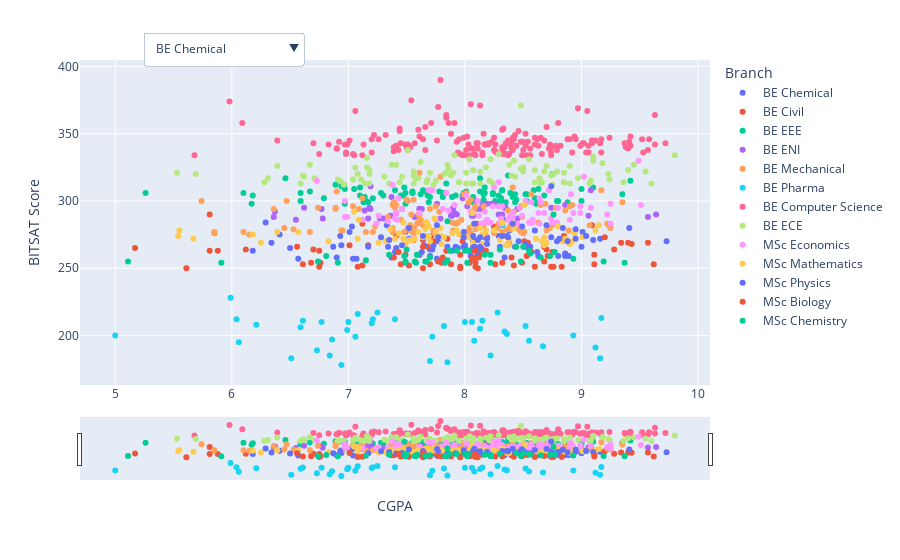

Notebook code for this chart:
### Code cell
# Scatter plot for CGPA vs BITSAT Score
fig = px.scatter(scatter_df, x="CGPA", y="BITSAT Score", color="Branch", hover_data=['Name'])

# Add range slider to the scatter plot, slider on X-axis. Dont display plot points on the slider
fig.update_layout(
    xaxis=dict(
        rangeslider=dict(
            visible=True
        ),
        type="linear",
    )
)


# get list of buttons for each branch
buttons = []
for branch in scatter_df['Branch'].unique():
    visible = [branch == b for b in scatter_df['Branch']]
    button = dict(
        label=branch,
        method="update",
        args=[{"visible": visible}, {"title": f"BITSAT Score vs CGPA for {branch}"}]
    )
    buttons.append(button)
# Add dropdown menu
fig.update_layout(
    updatemenus=[
        dict(
            buttons=buttons,
            direction="down",
            pad={"r": 5, "t": 5},
            showactive=True,
            x=0.1,
            xanchor="left",
            y=1.1,
            yanchor="top"
        ),
    ]
)

fig.show()

### Figure 1 — Plotly figure (JSON) as saved in the notebook; plotly's stock layout.template omitted (floating-point values rounded to 4 significant figures; data arrays with more than 128 entries replaced by an {"elided": "..."} marker saying what was removed)
{"data": [{"customdata": [["RAHUL PRABHAKAR"], ["VARUN HEMANT KUMAR PATEL"], ["HARSH SHARMA"], ["PRANAV ROY"], ["CHENNA SHREE PRIYA"], ["KUMAR SOURABH"], ["SARTHAK GUPTA"], ["HARDIK HURKAT"], ["GOURI KARTHIK GEMBALI"], ["GURBAAN SINGH SABARWAL"], ["RISHIT AGARWAL"], ["GEDDAVALASA JITENDRA"], ["V ABHISHEK"], ["ARYANSH RAJ SAXENA"], ["TAVISHI"], ["LAHAREE GHOSH"], ["BANDI SOWMYA"], ["ALLAM VENKATA SAI SURYA"], ["JHA DEEPTANK VINODKUMAR"], ["NAMAN BUNG"], ["RITIK JAIN LODHA"], ["ADITYA TYAGI"], ["SHUBHANSHU GUPTA"], ["RAVI SWAMI ADITYA RAVI"], ["AMBADKAR ADITYA PRASHANT"], ["AASTHA GANDHI"], ["NISHAD DINESH MAHAJAN"], ["VORA DIVYA HEMALBHAI"], ["HARSH VASHISTHA"], ["SHAGUN MISHRA"], ["SHIVANG YADAV"], ["ANKIT ASAWA"], ["RAJATH RAJESH"], ["SRISHTI ARYA"], ["UTKARSH UPADHYAY"], ["KARANSINGH BISHT"], ["RAKSHIT KAKANI"], ["VIJAY BHARATH A"], ["MIHIR SUNIL DABADGHAO"], ["BHAVI JAROLI"], ["ADVAITA ARYAN JHA"], ["MOHIT MALLICK"], ["NITIN V P"], ["DEVANSHI SINGH"], ["MEDICHARLA V K RAJEEV SRIKAR"], ["JENIL R AGRAWAL"], ["KEDIA ANANT GAURAV"], ["ANIRUDH PAREKH"], ["TANAY NAGAR"], ["ABHINAND J PAI"], ["ANUSHA AGARWAL"], ["ABHISHEK MUKHERJEE"]], "hovertemplate": "Branch=BE Chemical<br>CGPA=%{x}<br>BITSAT Score=%{y}<br>Name=%{customdata[0]}<extra></extra>", "legendgroup": "BE Chemical", "marker": {"color": "#636efa", "symbol": "circle"}, "mode": "markers", "name": "BE Chemical", "orientation": "h", "showlegend": true, "type": "scatter", "x": [6.41, 7.34, 6.94, 8.76, 8.33, 6.18, 9, 7.01, 7.72, 8.29, 8.62, 7.33, 7.03, 7.49, 8.15, 8.1, 7.73, 7.63, 8.15, 8.04, 7.4, 8.07, 7.7, 7.89, 8.86, 7.94, 7.07, 7.7, 7.99, 8.89, 7.61, 8.07, 7.52, 8.34, 9.16, 8.12, 8.8, 6.9, 7.76, 7.04, 7.37, 6.57, 8.63, 8.11, 8.12, 8.38, 8.3, 7.77, 8.05, 8.86, 9.01, 9.73], "xaxis": "x", "y": [275, 266, 267, 283, 286, 263, 266, 277, 264, 274, 262, 282, 281, 277, 262, 265, 267, 262, 264, 263, 262, 266, 264, 263, 261, 265, 257, 259, 266, 259, 260, 271, 272, 258, 272, 262, 259, 258, 257, 257, 258, 257, 259, 261, 262, 278, 266, 270, 259, 259, 277, 270], "yaxis": "y"}, {"customdata": [["VIJAY KUMAR PUTCHALA"], ["HRISHIKESH GHADGE"], ["AMITESH SINGH BAIS"], ["NITESH KUMAR PALAI"], ["VANKAYALAPATI LOT ABHISHEK"], ["HIMANSHU MOHAN"], ["MOHAMMED MASIHUDDIN"], ["SARTHAK RATH"], ["PUNEET ARORA"], ["PARIKSHIT MAHALA"], ["SYED MUSAVVIR MEHMOOD BASHA KHADRI"], ["NIPUN TEWARI"], ["VIBHOR JAKHAR"], ["MEELA SUMANTH"], ["ADITYA VIKRAM SINGH"], ["SHIVANSH SONI"], ["ATHARVA SANTOSH CHIKTE"], ["PRAJITH KUMAR THOMMUNDRU"], ["SOHAM AGARWAL"], ["HRIDIK PUNUKOLLU"], ["KANDELA VISION REDDY"], ["GUVVALA GOPI REDDY"], ["LAKSHMIPALLI VENKATA SURYA DEEPAK"], ["KARRI ABHI RAM"], ["ATHARVA MULEY"], ["NISHANT KUMAR"], ["PRABODH RANJAN TEWARI"], ["NAIVEDYA KRISHN"], ["MANAN AHUJA"], ["SAYANTAN RAY"], ["RUDDARRAJU JAGADISH SURYA VARMA"], ["POLISETTI SAI VAMSI"], ["AKSHAT SHARMA"], ["M HARIKESHA"], ["AKSHAT MOHAN GUPTA"], ["VEDANT SINGH"], ["RAKSHIT"], ["KHAJA MUAWINUDDIN AHMED"], ["NISHANT KAKANI"], ["SANKA SAI SRAVAN"], ["MERLA DINESH SATHWIK"], ["VISHNUBHOTLA NAGA BHARADWAJ"], ["LADE NIKESH"], ["BODUGU VAMSI KRISHNA"], ["ADITYA AGRAWAL"], ["DIVYANK SHARMA"], ["SUBHRANSU BABOO"], ["ADITYA RAHUL JAMBHOLKAR"], ["VATSAL MAHESHWARI"], ["HEMENDER SINGH CHAUHAN"], ["ERANKI VENKATA JHAHNAVI"], ["ANIRUDH AGRAWAL"]], "hovertemplate": "Branch=BE Civil<br>CGPA=%{x}<br>BITSAT Score=%{y}<br>Name=%{customdata[0]}<extra></extra>", "legendgroup": "BE Civil", "marker": {"color": "#EF553B", "symbol": "circle"}, "mode": "markers", "name": "BE Civil", "orientation": "h", "showlegend": true, "type": "scatter", "x": [8.07, 8.85, 7.41, 7.98, 7.01, 9.43, 8.25, 8.38, 8.17, 8.01, 6.75, 9.09, 8.68, 7.12, 5.81, 8.1, 8.19, 7.64, 8.18, 8.7, 6.7, 5.81, 6.12, 8.54, 7.68, 9.34, 7.17, 9.2, 9.4, 7.39, 8.4, 7.96, 5.17, 7.49, 7.84, 8.75, 5.88, 9.11, 7.85, 8.71, 7.71, 8.51, 7.73, 8.08, 8.53, 7.81, 8.12, 8.15, 8.53, 7.56, 9.28, 9.57], "xaxis": "x", "y": [263, 274, 274, 270, 267, 268, 281, 269, 273, 264, 263, 282, 266, 283, 290, 283, 273, 271, 263, 264, 264, 263, 264, 269, 266, 269, 267, 273, 269, 258, 258, 260, 265, 260, 263, 262, 263, 260, 272, 259, 274, 270, 270, 258, 259, 258, 258, 261, 266, 271, 264, 269], "yaxis": "y"}, {"customdata": [["PRIYESH MOHTA"], ["NAKUL VASHISHTHA"], ["ARASANAPALAI SRIKANTH NAVYA SRI"], ["KHANT YASHVI ASHOKKUMAR"], ["SHIVAM KANKAL"], ["ADIT ANDREW MOHANTY"], ["AKSHAT RASTOGI"], ["VEMU AROHI"], ["SHUBHAM CHUGH"], ["VIPUL ANANT"], ["ARPIT DEEPAK ANWANI"], ["MOHIT ASSUDANI"], ["RAHUL AJMERIA"], ["PRABHAV SHARMA"], ["SHREYAS SRINIVASAN"], ["AAKANKSHA SINGH"], ["KAITAV SHAH"], ["PRAVAR KHEMARIYA"], ["SHAH RAJ VINAY"], ["PARIJAAT B MITRA"], ["ZADE VAIBHAV ARUN"], ["AYUSHDEEP"], ["ADITYA PANDEY"], ["SIDDHARTHA GOSWAMI"], ["SHUBH AGGARWAL"], ["P SREE VISHNUSAI KARTHIK"], ["BHURE AROONDHATI SANJAY"], ["MOVVA KARTHIK TEJA"], ["SHAH JAY PANKAJ"], ["VINAYAK TRIPATHI"], ["ABHIMANYU VAIDYA"], ["ADARSH SHRIVASTAVA"], ["SAICHARAN KOMMANA"], ["KHAN UBAID MD SHAFIQUR REHMAN"], ["ASHWIN MATHEW OLAKANGAL"], ["AAKAR KUMAR"], ["CHINTHALAPALLI ABHINAV MOHAN"], ["PUCHAKALA SAI TEJA"], ["THAMBABATHULA OMANA"], ["ASHWIN E"], ["RAJAT PRASHANT KHADE"], ["PATNI AADEESH NEERAJ"], ["VORUGANTI VASANTH"], ["KUMMARA SRIRAM"], ["PADILETI MEGHANADH"], ["SHUDDHABHO NANDI"], ["PRAKHAR TIWARI"], ["DURGA KRISHNA VAMSI"], ["ARUNEEMA DESHMUKH"], ["SUDARSHAN MEHTA"], ["ROHAN VERMA"], ["ALOK RAI"], ["AYUSH KUMAR SINGH"], ["AMRITANSHU NAYAK"], ["MANISH MODWANI"], ["HARSH VARDHAN MEHER"], ["ANIVEK KESHRI"], ["ARIHANT JAIN M P"], ["ANSHUMAN BHAGAWATI"], ["BALAJI C"], ["N SATYA AALOK BHAIRRAJU"], ["VYSHNAVI S K"], ["PRATYUSH NATH SAHU"], ["ABHISHEK KHURANA"], ["PRABHLEEN KAUR"], ["PUTHA VENKATA ROHITH REDDY"], ["MOHAMMED ANEES"], ["AMAN SHARMA"], ["DAKSH PANDEY"], ["KARTIK KANOTRA"], ["POTHEDAR AJAY"], ["TARUN AGRAWAL"], ["BURRA MANI VISHAL"], ["BULLE ABHISHEK MANOJ"], ["SHREYANSH KR SURANA"], ["NERKAR RUTWIJ PRASHANT"], ["ANDEY CHANAKYA"], ["KOTAKONDA SRI KRISHNA VASISTA"], ["P SRI SAI CHARAN"], ["KASHISH AGRAWAL"], ["PANDEY KRISHNAKANT BRAHMDEO"], ["HARSHIT SHARMA"], ["MANAS AWASTHI"], ["RISHAV DATTA"], ["YAPARLA NAGA SHASHANK REDDY"], ["NITISH MITTAL"], ["NARVEKAR ATHARVA HEMANT"], ["SAYANTAN BISWAS"], ["RITWIK DAS"], ["KULKARNI OM PRASHANT"], ["TEJUS VIDYADHAR KUSUR"], ["JAY KARHADE"], ["KHUSHI GUPTA"], ["RUPSA DHAR"], ["VODELA AMITH KUMAR"]], "hovertemplate": "Branch=BE EEE<br>CGPA=%{x}<br>BITSAT Score=%{y}<br>Name=%{customdata[0]}<extra></extra>", "legendgroup": "BE EEE", "marker": {"color": "#00cc96", "symbol": "circle"}, "mode": "markers", "name": "BE EEE", "orientation": "h", "showlegend": true, "type": "scatter", "x": [7.7, 7.49, 8.63, 8.32, 8.24, 7.21, 8.17, 8.16, 8.59, 8.07, 8.07, 7.78, 8.37, 7.47, 7.84, 8.75, 7.55, 7.49, 6.46, 7.68, 8.13, 8.24, 7.05, 8.68, 7.98, 6.18, 9.1, 7.81, 8.41, 7.28, 8.39, 7.45, 7.55, 8.52, 8.17, 6.97, 7.64, 6.96, 6.67, 9, 7.14, 8.53, 7.1, 5.26, 6.94, 7.89, 7.92, 7.82, 7.81, 8.31, 8.35, 7.55, 7.17, 8.63, 8.06, 8.32, 8.26, 7.62, 8.43, 7.13, 7.15, 9, 8.43, 8.13, 8.79, 8.16, 8.01, 7.99, 8.01, 7.66, 7.4, 7.69, 6.79, 6.59, 8.29, 8.28, 6.59, 6.97, 6.1, 8.53, 8.3, 8.61, 6.17, 8.8, 6.89, 8.6, 8.44, 8.15, 7.1, 7.3, 8.32, 8.88, 8.34, 9.42, 9.35], "xaxis": "x", "y": [303, 298, 299, 308, 306, 302, 306, 305, 308, 299, 303, 307, 319, 304, 313, 320, 307, 306, 317, 304, 317, 305, 309, 304, 304, 304, 310, 303, 303, 306, 306, 304, 306, 305, 310, 309, 308, 312, 307, 309, 303, 305, 310, 306, 311, 303, 304, 306, 306, 302, 299, 306, 299, 309, 300, 299, 300, 305, 305, 299, 300, 300, 299, 307, 300, 301, 307, 306, 306, 307, 308, 299, 302, 300, 304, 299, 306, 298, 306, 300, 298, 298, 298, 300, 312, 302, 301, 299, 304, 304, 308, 299, 298, 315, 305], "yaxis": "y"}, {"customdata": [["S VIGNESH BHARADWAJ"], ["NIPUN WAHI"], ["UTKARSH GUPTA"], ["VARADA HARSHINI DURGA"], ["SHAURYA VIJAYVARGIYA"], ["MIDUTHURU KARTHEEK"], ["PRIYANSHI MISHRA"], ["ANUBHAV TRIPATHY"], ["GUNTAKALA VENKATA SAI KALAHAN"], ["AAYUSH JAIN"], ["DONTHU MOHITH KRISHNA"], ["AKARSH SHRIVASTAVA"], ["SAMYAK RAI"], ["TANAY KUMAR"], ["SOURAV PRASAD"], ["ANANYA JAIN"], ["SHUBHANKAR MAJUMDAR"], ["S KARTHIK"], ["SUPARTH GROVER"], ["ABHIK SANTRA"], ["ABHIRAJ SINGH"], ["RAHUL BHARADIA"], ["CHAUGULE DHRUV SANJAY"], ["ABHIJITH S RAO"], ["PAWAR NISHANT DEEPAK"], ["BHAMINI CHAUHAN"], ["KARTHIK C KARKERA"], ["RISHABH JAIN"], ["MADDHA ABHINAVA"], ["KSHITIJ DUBEY"], ["D M VISHNU VARDHAN"], ["PARAM A BHATT"], ["SAUMYA SRIVASTAVA"], ["KETAN GOYAL"], ["BETHI VENKATA SIVA JITHENDRA KUMAR REDDY"], ["DISHA SURYAWANSHI"], ["TADINADA VAMSI KRISHNA"], ["KHADYE SHARDUL ANIL"], ["INJAM SRI HARSHA"], ["VEMPARALA LAXMI MANUHA"], ["MAKULURI ANIRUDH RAGHAVENDRA"], ["SHEETAL MADIKONDA"], ["PINTO RICKSTON LANCON"], ["SWASTIK MOHANTY"], ["DEVANSHU MAHESHWARI"], ["V ABHIJEET"], ["R VENKATESH"], ["RAGHAVARAPU VEER VIKAS"], ["SYED JAMAL"], ["SANGHITA CHAKRABORTY"], ["KESHAV KABRA"]], "hovertemplate": "Branch=BE ENI<br>CGPA=%{x}<br>BITSAT Score=%{y}<br>Name=%{customdata[0]}<extra></extra>", "legendgroup": "BE ENI", "marker": {"color": "#ab63fa", "symbol": "circle"}, "mode": "markers", "name": "BE ENI", "orientation": "h", "showlegend": true, "type": "scatter", "x": [9.64, 9.57, 7.57, 7.89, 8.02, 8.06, 7.79, 6.36, 6.37, 8.07, 7.88, 7.37, 7.19, 8.34, 7.14, 8.23, 6.77, 6.78, 7.61, 7.18, 7.19, 7.61, 7.89, 7.98, 8.19, 8.35, 8.1, 8.74, 8.45, 8.11, 8.14, 8.15, 7.76, 8.86, 6.62, 7.9, 7.41, 7.17, 7.36, 9.06, 7.27, 7.91, 7.3, 6.55, 8.25, 8.29, 8.32, 7.93, 8.45, 7.63, 9.08], "xaxis": "x", "y": [290, 288, 288, 289, 296, 289, 287, 288, 292, 289, 289, 303, 311, 295, 293, 298, 294, 287, 294, 295, 294, 294, 293, 302, 298, 295, 300, 295, 294, 294, 294, 297, 298, 297, 295, 295, 291, 287, 289, 289, 287, 291, 287, 286, 298, 290, 290, 290, 287, 294, 308], "yaxis": "y"}, {"customdata": [["KSHITIZ AGGARWAL"], ["YASH ARORA"], ["JATIN GUPTA"], ["AMEYA JAIN"], ["TANMAY OJHA"], ["MAREPALLI ANAND"], ["PRIYANSHU MISRA"], ["BOGGARAPU S V PRANEET"], ["AMAN KUMAR DAS"], ["HARSH KUMAR"], ["ANURAAG PRAHARAJ"], ["SWETHA MAMIDIPOODI"], ["AREEB AHMAD"], ["NEHAL KAURA"], ["SAYAN MUKHERJEE"], ["SHASWAT TIWARI"], ["CHHAPARWAL SARVESH KRISHNAGOPAL"], ["HARSH KUMAR SRIVASTAVA"], ["ARRABELLY SAI ANURAG REDDY"], ["PAMIDI NITHIN KRISHNA"], ["ANKIT SINHA"], ["SHIVAM MILIND AKARTE"], ["DASARI INDU KRISHNA"], ["AMAN PRAKASH"], ["KAJAL CHOUDHARY"], ["SHAIK PARVEZ MUSHRAFF"], ["D V V P PRANAV"], ["ADITYA SINGH"], ["DEVANSH KHANDELWAL"], ["BUDIREDDY RAM SAMPREETH"], ["ACHYUT DWIVEDI"], ["SHIVAM GUPTA"], ["ARUN KUMAR SAINI"], ["RAMINENI PHANINDRA"], ["B SRINIVASULU REDDY"], ["VISSAMSETTY PRANAV"], ["SHREEJEE AGARWAL"], ["LOKESH KUMAR SAHOO"], ["NILADRI NILAMADHAB"], ["B N SAI RAJESH"], ["UMAR SHAFIQ AHMAD"], ["GEETESH R KESHWANI"], ["A AMRUTH SRINIVAS"], ["ANIRUDH GURURAJ TONASI"], ["GANDHI OM GIRISH"], ["B SAI VENKATESH"], ["AMOGH SUBRAMANYA BARLA"], ["KALIDINDI VINEETH VARMA"], ["JAI SHARMA"], ["AYUSH RAJENDRA MHASKE"], ["RAJAT KUMAR"], ["SWAPNIL KASHYAP"], ["PUTTU GANDHI"], ["SOUMIL GIRISH SAHU"], ["SHUBHAM SINGH"], ["PRIYANSHU PRAKASH"], ["KHADKE MIHIR MILIND"], ["HARSH KUMAR TIWARY"], ["PANNALA BHARATH REDDY"], ["ANGAD SINGH CHAHAL"], ["PRATYUSH ANSON"], ["J V N RUTHWICK"], ["R BALA GANAPATHI"], ["SAMAR"], ["PARTH BISEN"], ["PRASAD A"], ["JOGINIPALLY HRUDAY SIDDHARTHA"], ["MADREWAR GAURAV KASHINATH"], ["RATNESH DAWAR"], ["BINYAMEEN K V"], ["DHAMMAPADA MOHAPATRA"], ["KHETAWAT AKSHAT NEERAJ"], ["ARYESH HARSHAL KOYA"], ["PATEL AYAN ANMOL"], ["VUNNAM ABHINAV CHOWDHARY"], ["G AALWAR SUNDARAM"], ["UROOJ AHMAD"], ["PANGULURI JAYADEVA SAKETH"], ["BALTHU SHARATH CHANDRA"], ["NALLAPU SRINIVAS"], ["SAI TEJA KOLLU"], ["PRATIK MADHAN"], ["SRIRAM KODEY"], ["YASH KUMAWAT"], ["SAKSHAM KUMAR"], ["KUNALA NAGA VENKATA SAI SUBHASH"], ["PASUMARTHI VENKAT"], ["ADITYA CHAKILAM"], ["KANDIAN VIHARI"], ["BANDALUPPI GAUTHAM KRISHNA"], ["SARODE AKASH DATHU RAO"], ["SAWANT PRANAV GAUTAM"], ["EDWIN THOMAS"], ["ANGARAJU A JOGI NARENDRA VARMA"], ["SUBHOJIT DHAR"], ["DHANESH A ITCHHAPORIA"], ["A SHIVA SAI"], ["GYANAM PRAHARSHITHA"], ["CHAITANYA PESHIN"], ["JAIN AVNI ANKUR"], ["NAMAN RATHI"], ["SARVESH NAND KUMAR KHETAN"], ["TIWARI MANAS SANTOSH"], ["MAHESH SWAMINATHAN"], ["SOUBHIK ROY"], ["TANMAY SRIVASTAVA"], ["CHANDAK SWASTIK  OMPRAKASH"], ["C PADMA SAI MEGHANA"], ["SAKSHAR  SHARMA"], ["OSAMA MOHD ABDUL FATTAH"], ["KUMBAM AKSHITHA"], ["MANTRALA VENKATA KALYAN RAM"], ["SAI SRINIVASAN K V"], ["MADHIRA SAI ACHYUT"], ["ABHISHEK KUMAR"], ["NIVEDAN VISHWANATH"], ["GOLLA SAI VENKAT GOWTHAM"]], "hovertemplate": "Branch=BE Mechanical<br>CGPA=%{x}<br>BITSAT Score=%{y}<br>Name=%{customdata[0]}<extra></extra>", "legendgroup": "BE Mechanical", "marker": {"color": "#FFA15A", "symbol": "circle"}, "mode": "markers", "name": "BE Mechanical", "orientation": "h", "showlegend": true, "type": "scatter", "x": [8.92, 8.39, 7.34, 8.25, 6.67, 7.54, 8.49, 7.38, 7.48, 8.5, 8.32, 8.46, 8.49, 7.62, 8.05, 8.25, 7.74, 7.57, 6.15, 8.04, 7.61, 8.42, 8.16, 7.94, 8.63, 7.97, 7.15, 7.59, 9.25, 6.94, 8.28, 8.29, 7.38, 7.78, 7.6, 7.45, 8.39, 6.45, 7.9, 8.7, 7.6, 7.67, 7.53, 8.21, 8.36, 8.51, 8.41, 8.39, 8.01, 7.89, 6.95, 7.23, 7.53, 8.65, 7.51, 7.38, 6.89, 8.16, 7.04, 7.61, 8.03, 7.75, 8.78, 8.48, 8.09, 8.01, 7.09, 8.37, 7.56, 8.69, 9.17, 6.53, 8.86, 7.46, 7.41, 6.89, 8.08, 7.5, 6.36, 7.99, 5.74, 8.9, 8.41, 8.32, 8.57, 7.4, 8.05, 7.39, 7.79, 6.74, 7.7, 6.47, 7.12, 7.21, 8.48, 7.56, 5.85, 8.09, 8.17, 9.07, 8.29, 8.77, 7.92, 7.64, 8.42, 7.56, 7.51, 8.73, 5.85, 6.1, 8.89, 7.73, 9.24, 6.9, 9.35, 8.39, 9.22], "xaxis": "x", "y": [297, 279, 288, 278, 277, 290, 288, 280, 277, 276, 277, 279, 277, 286, 276, 276, 276, 278, 275, 280, 290, 292, 282, 284, 284, 286, 277, 283, 280, 278, 280, 283, 277, 292, 290, 286, 282, 280, 278, 278, 284, 284, 282, 284, 279, 277, 280, 287, 277, 284, 278, 281, 278, 297, 300, 297, 295, 296, 296, 321, 299, 296, 295, 296, 296, 306, 294, 293, 301, 298, 308, 279, 293, 294, 297, 294, 294, 301, 294, 305, 300, 296, 310, 277, 305, 295, 301, 299, 318, 295, 294, 300, 302, 277, 277, 276, 276, 279, 275, 282, 282, 283, 283, 282, 283, 280, 280, 280, 277, 277, 278, 278, 281, 307, 299, 281, 283], "yaxis": "y"}, {"customdata": [["RITWIKA HORE"], ["PAI ANGLE SAKSHI SANJAY"], ["ADRIJA ARUP DUTTA"], ["GUMIREDDY SREE MANJARI"], ["ADABALA ROHINI"], ["AARUSHI BHOMIA"], ["VANAPARTHI AKSHITHA"], ["SARTHAK DONGAONKAR"], ["PARTH AGARWAL"], ["ARNAV KUKREJA"], ["SNIGDHA KHARE"], ["MADHAV DHIR"], ["ABHIDEV SHARMA"], ["KANWAR LOHITA NITIN"], ["SADASIVUNI CHAKRADHARI"], ["PRATYUSH KHANDELWAL"], ["ASHTHA SIMONIHA"], ["ANJALI BORA"], ["NIBIR MAHANTA"], ["AKSHATHA KARTHIKEYAN"], ["SURAPANENI PAVITHRA"], ["K AMARTYA"], ["SOUMYASHREE MISHRA"], ["BHAWANI SINGH NATHAWAT"], ["PRASHASTI SHUKLA"], ["SANIKA ARUN PARASNIS"], ["N SAMPATH"], ["M  SAI KAMESWARI SRUJANA"], ["KUMARI ANKITA"], ["MANTHAN S HIREMATH"], ["MANSI PARAG SHAH"], ["HIMANSHU GUPTA"], ["SHREYA NILAY"], ["KUNDU IPSITA GOPAL"], ["RAY ELIZABETH DOMINIC"], ["SHUBHAM KHANUJA"], ["JAHNAVI DHARWADKAR"], ["VEMULA SREE LAKSHMI"], ["HARKIRAT SINGH WALIA"], ["MAHIMA TEJASVNI GUPTA"], ["JAYANT JAIN"], ["K NAGA  SRINIDHI"]], "hovertemplate": "Branch=BE Pharma<br>CGPA=%{x}<br>BITSAT Score=%{y}<br>Name=%{customdata[0]}<extra></extra>", "legendgroup": "BE Pharma", "marker": {"color": "#19d3f3", "symbol": "circle"}, "mode": "markers", "name": "BE Pharma", "orientation": "h", "showlegend": true, "type": "scatter", "x": [6.94, 7.7, 7.85, 8.22, 6.73, 6.84, 7.06, 7, 8, 7.4, 8.06, 6.59, 7.08, 8.34, 6.04, 6.06, 8.67, 7.82, 6.61, 6.21, 5, 6.86, 7.21, 7.25, 6.99, 8.28, 5.99, 9.16, 6.51, 8.52, 8.36, 6.77, 8.93, 8.55, 9.12, 7.72, 8.32, 8.08, 7.2, 8.15, 9.17, 8.13], "xaxis": "x", "y": [178, 181, 180, 185, 189, 185, 199, 210, 210, 212, 210, 206, 216, 203, 212, 195, 192, 207, 211, 208, 200, 197, 212, 217, 204, 217, 228, 183, 183, 207, 201, 210, 200, 196, 191, 199, 282, 196, 209, 211, 213, 205], "yaxis": "y"}, {"customdata": {"elided": "171x1 str values"}, "hovertemplate": "Branch=BE Computer Science<br>CGPA=%{x}<br>BITSAT Score=%{y}<br>Name=%{customdata[0]}<extra></extra>", "legendgroup": "BE Computer Science", "marker": {"color": "#FF6692", "symbol": "circle"}, "mode": "markers", "name": "BE Computer Science", "orientation": "h", "showlegend": true, "type": "scatter", "x": {"elided": "171 float values"}, "xaxis": "x", "y": {"elided": "171 mixed values"}, "yaxis": "y"}, {"customdata": [["PRANAVI MARRIPUDI"], ["SATYAM MISHRA"], ["AKANKSHA VINOD HUBLIKAR"], ["BHARADWAJ PASUPATHI"], ["KARAN KAUL"], ["GUPTA ISHITA  AVANISH KUMAR"], ["ISHAN DIXIT"], ["PRANAV G"], ["DHARAPURAM ADITYA RAMKUMAR"], ["IYPE ELDHO"], ["KOVVURI SRAVANTHI"], ["TANAY GUPTA"], ["SAI SOURISH VENKATESH"], ["SAI NAGA SHASHANK SRIRANGAM"], ["JAYAKIRAN REDDY J"], ["G V N NAREN"], ["KOTAMREDDY GANESH REDDY"], ["ADARSH SIDDHARTH A"], ["MRIDUL KUMAR RAI"], ["SIDDHANT KIRAN KOTHARI"], ["PETLOZU SUJITH"], ["ABHINAV KRISHNAN"], ["PRANAY PIYUSH"], ["SAKSHAM CHAUHAN"], ["PRATEEK SINHA"], ["ASHWIN SINGH TOMAR"], ["YETLLA SUNIL"], ["SAI RASAGNA POLISETTI"], ["KADAM OMKAR RAJARAM"], ["UTKARSH VERMA"], ["HITESH ARYAN ACHARYA"], ["HARSH HEDA"], ["SAMARPAN SAHA"], ["INGUVA MANIKANTA VENKATA SRIRAMA GANESH"], ["CHALLA OBULA KRISHNA SASHANK"], ["ROSHAN SURABHI"], ["KOTA GOWTHAM KUMAR"], ["CHETLAPALLI VENKATA SATYA SAI CHAITANYA"], ["POLAVARAPU SRAVANI"], ["AMAN JAIN"], ["SIDDHARTH RAJ"], ["SATYAM KUMAR"], ["VEMULA REVANTH"], ["RIYA RAJ"], ["FURQAN MALIK"], ["VAIBHAV SACHAN"], ["SUSHANTH KUNCHALA"], ["NAIDU CHANDRA SEKHARA PRASANNA KUMAR"], ["RITIK CHINMAY PATI"], ["P SMRITI"], ["AAKASH BANSAL"], ["KANUKUNTLA ARAVIND REDDY"], ["KAMARAJU SAI VAMSHI"], ["TUMMALA KUSHAAL"], ["GORANG AGARWAL"], ["CHITTOORI ASHISH"], ["PRIYANSH ARYAN VERMA"], ["ARSHDEEP SINGH"], ["PRAKHAR NARAYAN"], ["KANCHARLA GURUVARDHAN"], ["GIRUGU BHARGAVA PHANI CHAND"], ["SHREYASH GUPTA"], ["SHUBHANG VAGVALA"], ["PRASOON BAGHEL"], ["MUDIT MATHUR"], ["MARYADA SAHITHI REDDY"], ["SAKSHI RAICHANDANI"], ["CHIRRA AKHIL TEJA"], ["RAJA  ARAVIND REDDY  MANIMALA"], ["AVINASH BHAT PATTAJE"], ["AKSHAT SHUKLA"], ["CHEREDDY VIVEK REDDY"], ["SRINIVASA ROHIT KORLAM"], ["GHANTA SAI GAUTHAM"], ["DANGETI DHANUSH"], ["MEHUL CHANDWANI"], ["VALLABHANENI SRI HARSHA"], ["DEV KIRTI PHARTIYAL"], ["NIKHIL KUMAR SINGH"], ["ATHARVA JAGADISH REDDY"], ["C KANTI PRASOONA"], ["SANDADI MANISH"], ["ANKAM HARI TEJA"], ["THAKARE SIDDHANT SANJAY"], ["VAJHALA KEERTHANA"], ["KATTA SATYA PRANEETH"], ["ANTHAREDDY PRANAY REDDY"], ["JAIN SANSKAR VIJAY"], ["PAMU SAI PRUTHVI KASHYAP"], ["P JAIDEEP REDDY"], ["MANISH KUMAR P"], ["RAHUL PRAKASH"], ["E SAIRUTHVIK"], ["GUDDANTI MOHIT"], ["AVIK J PANDA"], ["SARGUNPREET KOHLI"], ["ISHIKA BHATTACHARYA"], ["T AKSHAYA"], ["ABIJITH Y L"], ["JONATHAN SAMUEL  J"], ["SHUBHESH TIWARI"], ["AMRITHA IMMANENI"]], "hovertemplate": "Branch=BE ECE<br>CGPA=%{x}<br>BITSAT Score=%{y}<br>Name=%{customdata[0]}<extra></extra>", "legendgroup": "BE ECE", "marker": {"color": "#B6E880", "symbol": "circle"}, "mode": "markers", "name": "BE ECE", "orientation": "h", "showlegend": true, "type": "scatter", "x": [9.45, 8.06, 8.4, 7.35, 8.9, 9.6, 7.11, 6.91, 8.66, 7.67, 8.65, 9.08, 7.56, 8.97, 6.31, 8.64, 9.36, 6.96, 9.24, 7.75, 7.46, 8.75, 8.21, 8.24, 8.01, 7.68, 5.69, 7.18, 7.88, 7.44, 8.85, 8.74, 7.95, 6.61, 7.14, 7.73, 6.28, 7.95, 8.6, 8.07, 8.76, 7.6, 6.93, 7.56, 6.59, 8.13, 7.31, 6.71, 6.62, 9.8, 8.18, 7.7, 7.56, 7.16, 7.86, 8.68, 8.6, 9.18, 8.29, 6.39, 8.48, 8.38, 7.41, 8.55, 8.22, 8.07, 8.85, 9.1, 7.85, 9.1, 8.9, 7.18, 7.62, 8.04, 7.84, 8.5, 7.37, 8.5, 7.06, 8.01, 5.53, 8.13, 8.79, 8.48, 7.51, 7.91, 6.67, 8.42, 7.08, 7.58, 7.82, 8.85, 7.04, 8.43, 7.18, 9.07, 9.55, 9.4, 8.7, 7.16, 7.9, 9.23], "xaxis": "x", "y": [327, 313, 319, 313, 313, 313, 316, 316, 314, 314, 313, 315, 313, 317, 317, 317, 314, 312, 316, 315, 318, 312, 315, 313, 313, 316, 320, 320, 319, 314, 314, 319, 314, 319, 313, 312, 314, 314, 314, 313, 320, 317, 315, 319, 313, 313, 318, 317, 318, 334, 325, 321, 322, 332, 324, 322, 323, 328, 335, 326, 371, 327, 327, 331, 331, 323, 321, 333, 327, 330, 326, 323, 329, 331, 321, 322, 327, 325, 325, 321, 321, 322, 322, 324, 338, 334, 327, 330, 320, 317, 320, 314, 316, 318, 313, 313, 322, 323, 326, 325, 321, 320], "yaxis": "y"}, {"customdata": [["MISHRA ANJUR BEERCHANDRA"], ["MEET BHARDWAJ"], ["RATHI NIHAR DILIP"], ["SIDDHARTHA GUPTA"], ["SHREY MEHTA"], ["MOHAMMED SABITH A M"], ["NARICCHETTY VENKAT JAIRAZZ"], ["MALINENI KRISHNA SRAVYA"], ["TULLURI KOUSHAL"], ["ASHUTOSH DUBEY"], ["AYUSHMAN UPRETI"], ["TANMAY PATHAK"], ["KSHITIJ RAWAT"], ["GIRISH ASHOK DHABALE"], ["C TEJA KUMAR REDDY"], ["KAPISH AGGARWAL"], ["RAGULNIDHI K"], ["SRIMANAS PANUGANTI"], ["C SRI DHARMENDRA"], ["M V LAKSHMI VINAYAK"], ["MANNE SAHITHI"], ["PRANAV C"], ["KILARU HANEESH"], ["PARTH GADIYA"], ["RUPANGI"], ["MRINAL DIXIT"], ["CH ANISH"], ["SUNEJA PRIYA  RAJESH"], ["UPPALAPATI REVANTH"], ["ADARSH MISHRA"], ["S VARSHITH REDDY"], ["RITIKA GARG"], ["POKAR SANKET CHANDULAL"], ["SAANDRA NANDAKUMAR"], ["VIKAS SHEORAN"], ["SOHAN DAS"], ["AKSHAT GOYAL"], ["ADITHYA JAYAN WARRIER"], ["AMAN MAHAJAN"], ["ANSH ANAND"], ["YASHIKA CHOPRA"], ["GRAHITHAA SARATHY"], ["VASTAV RATRA"], ["NAMIT NEGI"], ["CHARKHA KEDAR SAGAR"], ["SIDDARTH BALDWA"], ["DHRUVIKAA AHUJA"], ["PATI MOUNISH  REDDY"], ["S SAIKRISHNA MANAS"], ["SHRIRAM R"], ["VIRAG NIMESH LAKHANI"], ["JUI ASHUTOSH PRADHAN"], ["ROHAN SACHAN"], ["KAZI ABEER REHAMAN"], ["UJJWAL GUPTA"], ["PEKETI NAGA HARSHA VINAY"], ["A N P PHANEENDRA KUMAR TENNETI"], ["PUNEETH KUMAR REDDY DEVIREDDY"], ["RAMANA SRIRAM"], ["MADARAJU NAGA NIDHI"], ["KOTA SATYA SURYA VINAY"], ["REPAKA SAKETH"], ["ANANYA MOHAPATRA"], ["RITIK AGARWAL"], ["SAARTHAK GUPTA"], ["KARTIK MAHAJAN"], ["SWAYAM BHARGAVA"], ["ARJA SUDHEER"], ["MUNUKUNTLA RUTHVIK"], ["PRABHUNE NIMISH MANDAR"], ["ARMIDA ASHFAQ"], ["ARCHIT GUGLANI"], ["SUBHASH GOWANI"], ["HARSH KUMAR SHARMA"], ["NIKHIL ATREYA TALAGADADEEVI"], ["NIKITA MAKHIJA"]], "hovertemplate": "Branch=MSc Economics<br>CGPA=%{x}<br>BITSAT Score=%{y}<br>Name=%{customdata[0]}<extra></extra>", "legendgroup": "MSc Economics", "marker": {"color": "#FF97FF", "symbol": "circle"}, "mode": "markers", "name": "MSc Economics", "orientation": "h", "showlegend": true, "type": "scatter", "x": [7.12, 8.19, 8.12, 7.86, 7.42, 6.99, 6.73, 6.97, 6.97, 8.93, 8.05, 8.32, 7.81, 8.11, 7.72, 8.01, 7.34, 8.31, 7.84, 7.43, 7.46, 7.38, 7.91, 7.24, 8.17, 8.31, 7.41, 8.07, 8.31, 7.75, 8.99, 8.75, 8.41, 9.51, 8.57, 8.65, 8.47, 8.29, 9.08, 8.91, 8.99, 9.25, 9.49, 8.8, 8.72, 9.02, 8.29, 8.25, 8.49, 8.64, 8.79, 8.68, 8.74, 8.4, 7.61, 7.69, 8.24, 8.22, 7.26, 8.37, 8.14, 7.4, 9.22, 8.57, 8.63, 8.38, 8.41, 8.64, 8.52, 8.9, 9.25, 8.55, 8.45, 8.58, 8.17, 8.58], "xaxis": "x", "y": [286, 286, 289, 293, 286, 288, 315, 300, 288, 291, 292, 296, 294, 300, 308, 304, 285, 283, 306, 302, 294, 312, 297, 283, 284, 284, 291, 291, 287, 286, 291, 284, 291, 297, 299, 299, 295, 296, 295, 305, 296, 298, 330, 295, 308, 318, 314, 310, 289, 283, 284, 291, 287, 290, 291, 308, 296, 284, 289, 286, 283, 287, 290, 284, 291, 288, 288, 302, 300, 286, 283, 284, 283, 286, 292, 284], "yaxis": "y"}, {"customdata": [["ATUL RAVI UNNI"], ["SIDDHARTH TIBREWAL"], ["AYUSH SINGH CHAUHAN"], ["ALLA LEENA SAMYUKTHA"], ["DEVANSH GUPTA"], ["SARANSH MISHRA"], ["DEBADARSHEE DAS MOHAPATRA"], ["PINUPA PAVAN SAI"], ["VELLURI CHANDU NAGA SREENIVAS"], ["KADAPA ANIRUDH"], ["SAI NISHANTH KURRA"], ["SAMARTH  KANSAL"], ["GANGULA VENKATA THARUN KUMAR REDDY"], ["CHIRUMAMILLA MANI VENKATA RAMU"], ["PRAJWAL SINGH GAUTAM"], ["BHASKARA KRISHNA KARTHIK  VEMPATI"], ["VEMIREDDY CHANDRA TEJ"], ["HARDIK BHALLA"], ["SWAPNIL KASLIWAL"], ["SUYASH GARG"], ["PURAV SINGLA"], ["TEJA BHASKAR MADDU"], ["HARSHIT UPADHYAY"], ["CHIRAYU GUPTA"], ["PAKALA BHUMIKA"], ["AYUSH KUMAR SINGH"], ["ROHAN DUBEY"], ["ARYAMAN KUREEL"], ["MARYALA VINAY KUMAR"], ["MANISH PRAJAPATI"], ["SUBHRAT PRAHARAJ"], ["DARA SAI SRIJA"], ["ASHISH VERMA"], ["SHREYAS GUPTA"], ["NISHANT GARG"], ["NAMAN PANDEY"], ["NANDABHADRAN B"], ["OSHO MITTAL"], ["GANDHAM MIHIR JESHURUN"], ["CHETAN GONGLE"], ["ANISH KUMAR SINGH"], ["SANKALAMADDY RUTHVIK REDDY"], ["ASWATH VINAYAK K"], ["MANASA REDDY BOLLAVARAM"], ["GEET SAHITYA DULAM"], ["SANATH SALIL"], ["D AMIT RAJ REDDY"], ["APARNA BUDHWAR"], ["SRIRAMPUR SHREYA"], ["KARTHEEK SIVAVARMA NADIMPALLI"], ["ANIRUDH A"], ["ARYAN SURANA"], ["PRITISH PRASHANT MOHARIR"], ["DIVYANI SRIVASTAVA"], ["RAHUL RANJAN"], ["PATHI PRUDHVI"], ["B PRANEETHA"], ["BAIMEEDI NITHIN REDDY"], ["RIJUL DHINGRA"], ["VIJAY KUMAR MALHOTRA"], ["PURU GUPTA"], ["AAKANKSHA BHARADWAJ"], ["LAVANIKA S"], ["VIRAL TIWARI"], ["PRAHASTHA SHANKESI"], ["RAGHAV JEOGANI"], ["ARABELLY ABHINAV"], ["DIVYANSHU SINGH"], ["SHWETA M"], ["ISHANK CHAUHAN"], ["GARIMA PATEL"], ["ATHUL B"], ["BATHINI THARUN KUMAR REDDY"]], "hovertemplate": "Branch=MSc Mathematics<br>CGPA=%{x}<br>BITSAT Score=%{y}<br>Name=%{customdata[0]}<extra></extra>", "legendgroup": "MSc Mathematics", "marker": {"color": "#FECB52", "symbol": "circle"}, "mode": "markers", "name": "MSc Mathematics", "orientation": "h", "showlegend": true, "type": "scatter", "x": [7.6, 7.95, 6.57, 7.47, 6.39, 7.26, 6.25, 7.05, 7.09, 5.55, 7.43, 6.83, 7.7, 6.18, 5.67, 5.54, 7.67, 7.79, 8.33, 7.82, 7.8, 8.38, 7.66, 7.64, 7.79, 7.89, 7.74, 7.57, 8.51, 7.52, 8.07, 7.69, 7.4, 7.55, 8.04, 7.32, 7.79, 7.08, 7.67, 7.47, 7.36, 8.9, 8.68, 8.87, 9.12, 8.84, 7.93, 8.92, 8.7, 8.94, 9.15, 8.06, 8.8, 8.42, 8.13, 8.15, 7.49, 9.01, 8.61, 8.15, 7.75, 8, 8.66, 8.3, 8.18, 8.68, 8.86, 7.69, 8.25, 8.07, 8.32, 8.35, 8.38], "xaxis": "x", "y": [277, 275, 277, 272, 277, 269, 269, 292, 286, 278, 276, 270, 270, 275, 272, 274, 274, 273, 274, 273, 268, 267, 279, 273, 280, 276, 287, 272, 297, 271, 269, 281, 272, 271, 273, 270, 274, 272, 284, 284, 279, 268, 267, 272, 278, 270, 278, 270, 269, 276, 282, 291, 281, 280, 280, 268, 268, 273, 272, 275, 277, 273, 270, 271, 278, 273, 272, 274, 278, 282, 284, 267, 271], "yaxis": "y"}, {"customdata": [["ADARSH CHATURVEDI"], ["AAMOD ABHAY JOSHI"], ["SAURAV AGARWAL"], ["MANU PRIYAM MITTAL"], ["SWASTIK SOVAN GIRI"], ["B JAI KRISHNA"], ["MISHRA DIVYANSH AMIT"], ["DHRITI MADAN"], ["MANISH S PATIL"], ["AMOGH MITTAL"], ["VIPUL YADAV"], ["SIDDHANT BHATT"], ["HARSHUL GUPTA"], ["M SRI VIBHAV"], ["KULKARNI ATHARVA ABHAY"], ["SHREYAS PANTANGI"], ["VEDAGYA SARASWAT"], ["SAKET SHUBHAM"], ["SWAROOP AJIT PALAYAT"], ["IRFAN AHMED HITA WALA"], ["BHELONDE AMEYA RAVINDRA"], ["RAKESH PRASHANT LADI"], ["KADAM SHANTANU DEEPAK"], ["ROSHNI SATISH"], ["RAJ S PANDEY"], ["DESHMUKH SHRIVATSA RAJESH"], ["ESHA JAIN"], ["ISHITA MENON"], ["SOUMIT MISHRA"], ["UTKARSH JAIN"], ["MUSHKAN SUREKA"], ["HARSHIT BANSAL"], ["SHRISH SHANKAR"], ["GOKUL PRADEEP"], ["DEEPTI KUMAR"], ["J JAYARAM"], ["EVA TIWARI"], ["NIVED DAMODARAN"], ["AMIN YASH VIPUL"], ["TANYA PRASAD"], ["DINANK VASHISTHA"], ["CHOWHAN TANMAY TUSHAR"], ["ROHIT KUSHWAH"], ["SHREYA MANISH JAMBAVALIKAR"], ["YATHARTH BHALLA"], ["AKSHAY ANAND"], ["S V S SAI RUTHVIK"], ["SIDDHARTH SINGH"], ["APTE ANISH AJIT"], ["PAAVANI KHANNA"], ["ABDUL RAZZAK SHEIKH RAHEMAN PATEL"]], "hovertemplate": "Branch=MSc Physics<br>CGPA=%{x}<br>BITSAT Score=%{y}<br>Name=%{customdata[0]}<extra></extra>", "legendgroup": "MSc Physics", "marker": {"color": "#636efa", "symbol": "circle"}, "mode": "markers", "name": "MSc Physics", "orientation": "h", "showlegend": true, "type": "scatter", "x": [6.5, 8.81, 9.41, 8.84, 7.41, 6.34, 7.52, 7.85, 8.32, 8.08, 8, 7.76, 6.29, 7.99, 8.43, 7.17, 8.19, 7.77, 7.28, 7.46, 7.92, 7.65, 8.13, 6.87, 7.64, 8.37, 8.19, 9.04, 7.99, 8.6, 8.95, 8.56, 8.51, 7.35, 9.1, 8.46, 8.74, 8.7, 8.88, 8.52, 8.49, 8.95, 8.07, 8.79, 6.93, 8.11, 8.74, 8.08, 8.41, 8.13, 8.36], "xaxis": "x", "y": [265, 272, 280, 280, 265, 269, 280, 266, 274, 266, 267, 282, 284, 277, 266, 266, 268, 273, 273, 267, 266, 267, 273, 266, 274, 273, 272, 274, 273, 278, 272, 266, 266, 271, 271, 270, 273, 282, 270, 268, 281, 279, 274, 270, 274, 271, 311, 283, 283, 266, 274], "yaxis": "y"}, {"customdata": [["AKSHIT VOHRA"], ["VOGGU MANOHAR REDDY"], ["NIKITA JAIN"], ["MAYANK PARASHAR"], ["SHIVALIK GUPTA"], ["ABHISHEK DARBHA"], ["SIRIPURAM SUCHANDRA"], ["SURAJSINGH GAWADE"], ["MUTHINENI ABIGNA"], ["AKASH S RAJEEV"], ["PRAKHAR SINGH TOMAR"], ["ATHUL V"], ["ADITYA SHUKLA"], ["KANCHIPURAM SHESHA SAI TUSHAR"], ["AMAN LAHOTI"], ["REDDY SHRINIVAS NAGRAJ"], ["SHIBASIS DUTTA"], ["YADAVALLI V K LAKSHMI SRAVANI"], ["AGRAWAL VEDANT SUNIL"], ["AKSHIT SINGH LATWAL"], ["SOUMYA SHOBHANA"], ["HARSH DARYANI"], ["CHANDA SAI KESHAV"], ["AARYAN GUPTA"], ["KHABALE PRANAV MAHESH"], ["DEEPANSHU MODY"], ["DIVYAM MISHRA"], ["VIBHOR SINGH"], ["SYED ASIM HUSSAIN RIZVI"], ["THATIKONDA L N V AISHWARYA"], ["HARIKRISHNAN S"], ["LAKSHAY TOMAR"], ["RHYTHM NEGI"], ["BURKULE SUSHANT ANANTA"], ["ABHINAV PAHWA"], ["ISHA NILESH GOHEL"], ["SOUMYA POCHIRAJU"]], "hovertemplate": "Branch=MSc Biology<br>CGPA=%{x}<br>BITSAT Score=%{y}<br>Name=%{customdata[0]}<extra></extra>", "legendgroup": "MSc Biology", "marker": {"color": "#EF553B", "symbol": "circle"}, "mode": "markers", "name": "MSc Biology", "orientation": "h", "showlegend": true, "type": "scatter", "x": [6.76, 6.61, 8.42, 7.64, 7.77, 8.06, 6.68, 6.56, 5.61, 8.49, 8.68, 7.52, 7.7, 7.45, 7.64, 8.09, 7.88, 7.12, 7.08, 7.96, 8.11, 9.62, 8.74, 8.83, 8.76, 8.09, 8.04, 6.75, 7.43, 8.57, 7.8, 8.09, 8.6, 7.96, 9.11, 8.32, 8.26], "xaxis": "x", "y": [254, 253, 252, 250, 255, 257, 254, 266, 250, 254, 255, 252, 253, 253, 266, 263, 253, 252, 251, 250, 250, 253, 251, 251, 251, 251, 254, 251, 262, 262, 254, 254, 251, 251, 253, 254, 253], "yaxis": "y"}, {"customdata": [["PUCHAKAYALA HEMA CHANDRA"], ["ADITYA VISWANATHAN"], ["RITHWIK GILLA"], ["SURAM SAI VIVEK RAO"], ["SAHIL DEEPAK VASISHTHA"], ["SIDDHANT GARG"], ["CHIKINE PRANEETH KUMAR"], ["VIKRAM ADITYA KOTA"], ["K HITESH"], ["MADDIPATLA M SRI ADITYASUBRAHMANYAM"], ["K VISHAL KUMAR"], ["SUYASH SRIVASTAVA"], ["ANKIT MAINI"], ["VINAYAK BUDHIRAJA"], ["AMAN KUMAR"], ["MUSKAN KHANNA"], ["HIMANSHU GOYAL"], ["AMITESH BADKUL"], ["KAUSHIK SATHISH KUMAR"], ["SHISHIR VARMA MANDAPATI"], ["P SAMREEN BEGUM"], ["KANDIBANDA SAI NATH"], ["PATEL ASHUTOSH MIJUBHAI"], ["OSHEEN  ARORA"], ["GARIMA JOSHI"], ["ANTHAMGARI AKHIL REDDY"], ["APOORVA KAUSHAL"], ["ADIVIKOLANU SRI NAGA RISHIKA"], ["ADITI KUKRETI"], ["ARSH GOEL"], ["NITYA GUPTA"], ["BALA SUMANTH BELDE"], ["MEHTA ARYANA HETUL"], ["VATHSALYA POLURI"], ["ADITYA KRISHNA"], ["A RAMESHWAR"], ["AVI MATHUR"], ["BHUMIKA SRIVASTAVA"], ["KALLURI LAKSHMI AISHWARYA"], ["DYAVADI SAI KIRAN REDDY"], ["ROHIT SETHI"], ["VANSH MADAN"], ["ALANKAR  GUPTA"]], "hovertemplate": "Branch=MSc Chemistry<br>CGPA=%{x}<br>BITSAT Score=%{y}<br>Name=%{customdata[0]}<extra></extra>", "legendgroup": "MSc Chemistry", "marker": {"color": "#00cc96", "symbol": "circle"}, "mode": "markers", "name": "MSc Chemistry", "orientation": "h", "showlegend": true, "type": "scatter", "x": [7.66, 7.59, 8.56, 7.48, 7.48, 6.81, 5.11, 7.49, 7.85, 6.91, 5.91, 7.15, 8.02, 7.67, 7.57, 8.17, 7.5, 7.93, 8.77, 6.74, 7.83, 7.58, 7.49, 7.7, 8, 7.35, 8.03, 8.73, 9.19, 7.59, 7.87, 8.3, 8.22, 8.65, 8.44, 8.55, 7.85, 8.76, 8.5, 9.37, 8.93, 8.22, 8.48], "xaxis": "x", "y": [255, 260, 261, 259, 310, 259, 255, 254, 256, 254, 254, 256, 254, 255, 255, 260, 264, 263, 262, 255, 254, 254, 255, 258, 263, 260, 263, 259, 255, 260, 263, 264, 254, 258, 266, 263, 285, 290, 266, 254, 257, 260, 255], "yaxis": "y"}], "layout": {"legend": {"title": {"text": "Branch"}, "tracegroupgap": 0}, "margin": {"t": 60}, "updatemenus": [{"buttons": [{"args": [{"visible": {"elided": "962 bool values"}}, {"title": "BITSAT Score vs CGPA for BE Chemical"}], "label": "BE Chemical", "method": "update"}, {"args": [{"visible": {"elided": "962 bool values"}}, {"title": "BITSAT Score vs CGPA for BE Civil"}], "label": "BE Civil", "method": "update"}, {"args": [{"visible": {"elided": "962 bool values"}}, {"title": "BITSAT Score vs CGPA for BE EEE"}], "label": "BE EEE", "method": "update"}, {"args": [{"visible": {"elided": "962 bool values"}}, {"title": "BITSAT Score vs CGPA for BE ENI"}], "label": "BE ENI", "method": "update"}, {"args": [{"visible": {"elided": "962 bool values"}}, {"title": "BITSAT Score vs CGPA for BE Mechanical"}], "label": "BE Mechanical", "method": "update"}, {"args": [{"visible": {"elided": "962 bool values"}}, {"title": "BITSAT Score vs CGPA for BE Pharma"}], "label": "BE Pharma", "method": "update"}, {"args": [{"visible": {"elided": "962 bool values"}}, {"title": "BITSAT Score vs CGPA for BE Computer Science"}], "label": "BE Computer Science", "method": "update"}, {"args": [{"visible": {"elided": "962 bool values"}}, {"title": "BITSAT Score vs CGPA for BE ECE"}], "label": "BE ECE", "method": "update"}, {"args": [{"visible": {"elided": "962 bool values"}}, {"title": "BITSAT Score vs CGPA for MSc Economics"}], "label": "MSc Economics", "method": "update"}, {"args": [{"visible": {"elided": "962 bool values"}}, {"title": "BITSAT Score vs CGPA for MSc Mathematics"}], "label": "MSc Mathematics", "method": "update"}, {"args": [{"visible": {"elided": "962 bool values"}}, {"title": "BITSAT Score vs CGPA for MSc Physics"}], "label": "MSc Physics", "method": "update"}, {"args": [{"visible": {"elided": "962 bool values"}}, {"title": "BITSAT Score vs CGPA for MSc Biology"}], "label": "MSc Biology", "method": "update"}, {"args": [{"visible": {"elided": "962 bool values"}}, {"title": "BITSAT Score vs CGPA for MSc Chemistry"}], "label": "MSc Chemistry", "method": "update"}], "direction": "down", "pad": {"r": 5, "t": 5}, "showactive": true, "x": 0.1, "xanchor": "left", "y": 1.1, "yanchor": "top"}], "xaxis": {"anchor": "y", "domain": [0, 1], "rangeslider": {"visible": true}, "title": {"text": "CGPA"}, "type": "linear"}, "yaxis": {"anchor": "x", "domain": [0, 1], "title": {"text": "BITSAT Score"}}}}
